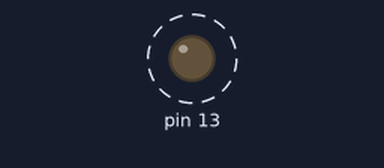
Bench run of a sketch on a simulated Arduino Uno, built with avr-gcc and run on an emulated ATmega328P. Shown: output pins drawn as LEDs (lit = HIGH). Dashed ring = blinking.

Above: at 0.4 s.
Timing chart, 0 to 3.2 s (numbered marks = the images above):
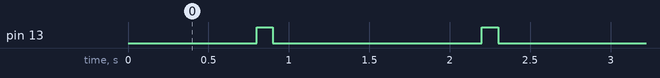

Measured:
- by itself, pin 13: alternates HIGH for 0.10 s and LOW for 1.3 s

The sketch:

CocheFantastico.ino
```cpp
// the setup function runs once when you press reset or power the board
void setup() {
  // initialize digital pin LED_BUILTIN as an output.
  pinMode(13, OUTPUT);
}

// the loop function runs over and over again forever
void loop() {
for (int n=9; n<13; n++){
  digitalWrite(n, HIGH);   // turn the LED on (HIGH is the voltage level)
  delay(100);                       // wait for a second
  digitalWrite(n, LOW);    // turn the LED off by making the voltage LOW
  delay(100);                       // wait for a second
}
for (int n=13; n>10; n--){
  digitalWrite(n, HIGH);   // turn the LED on (HIGH is the voltage level)
  delay(100);                       // wait for a second
  digitalWrite(n, LOW);    // turn the LED off by making the voltage LOW
  delay(100);
}
}
```
